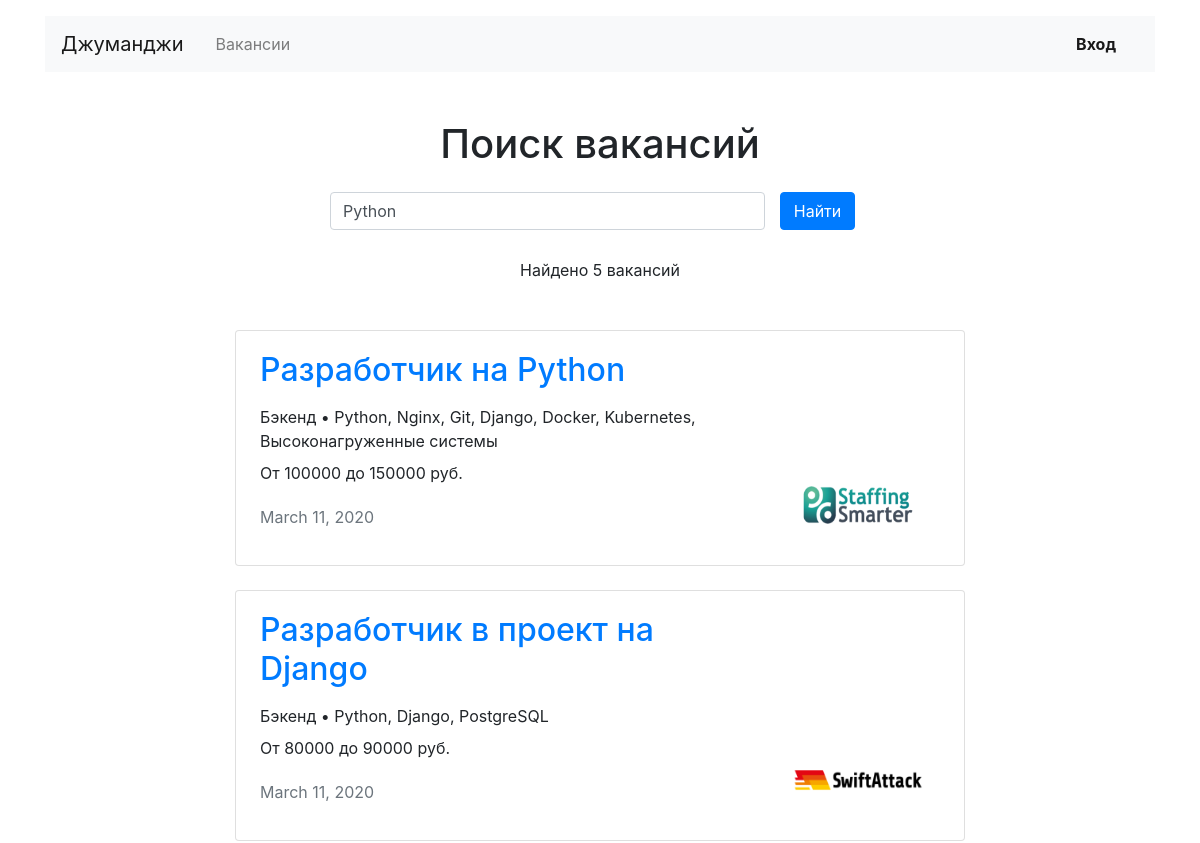
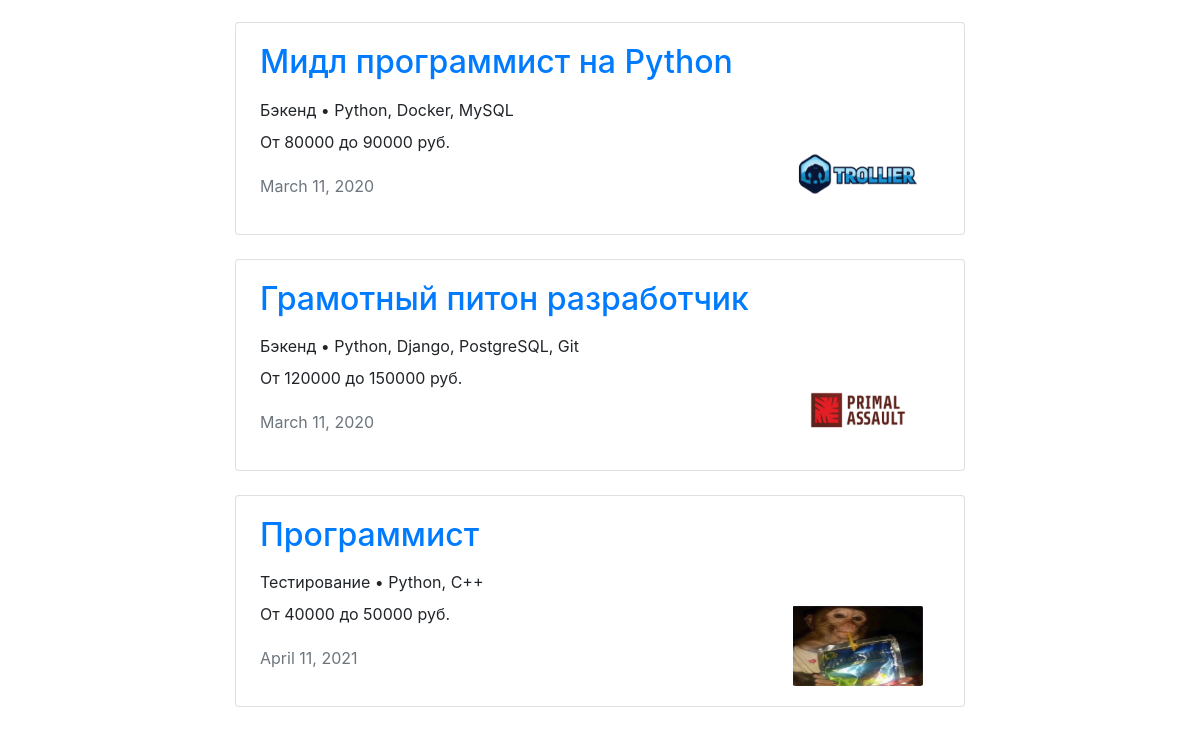
/search?s=Python, run on an earlier commit of the app's database (2 pictures, top to bottom).
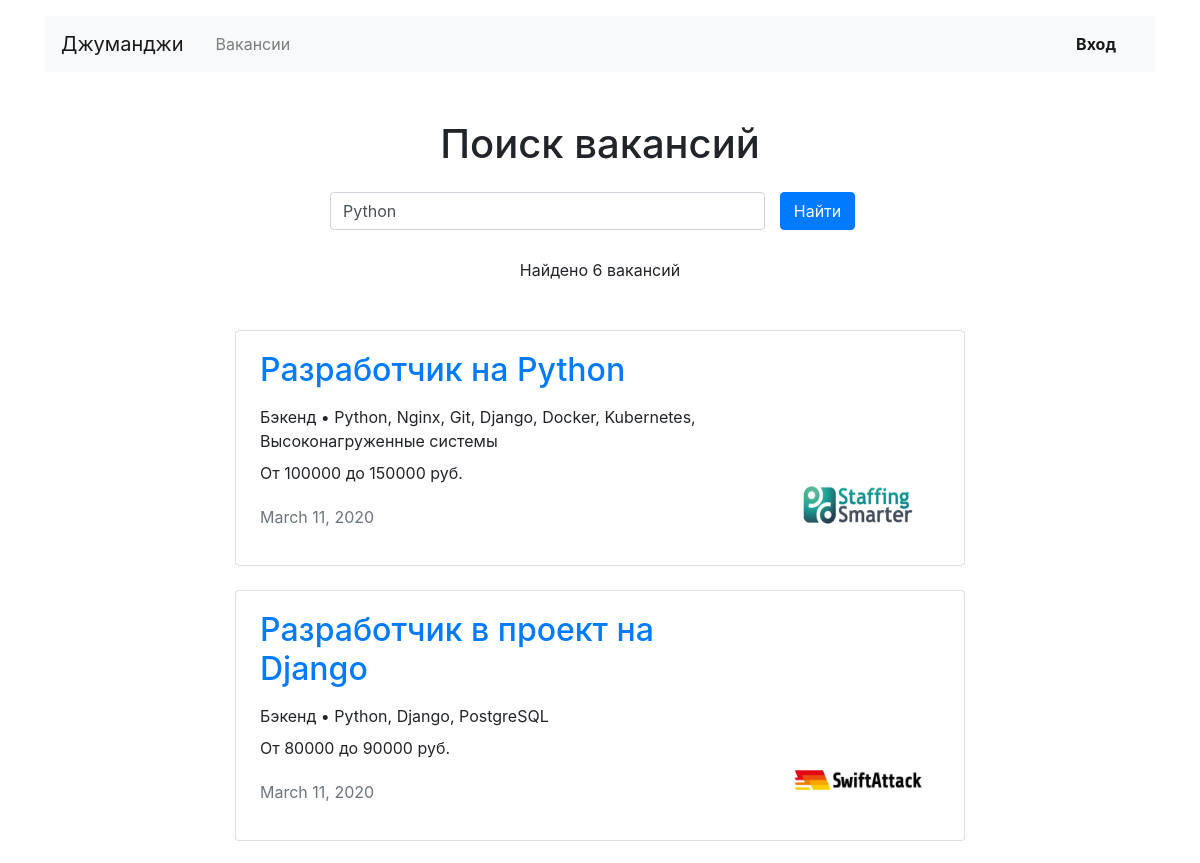
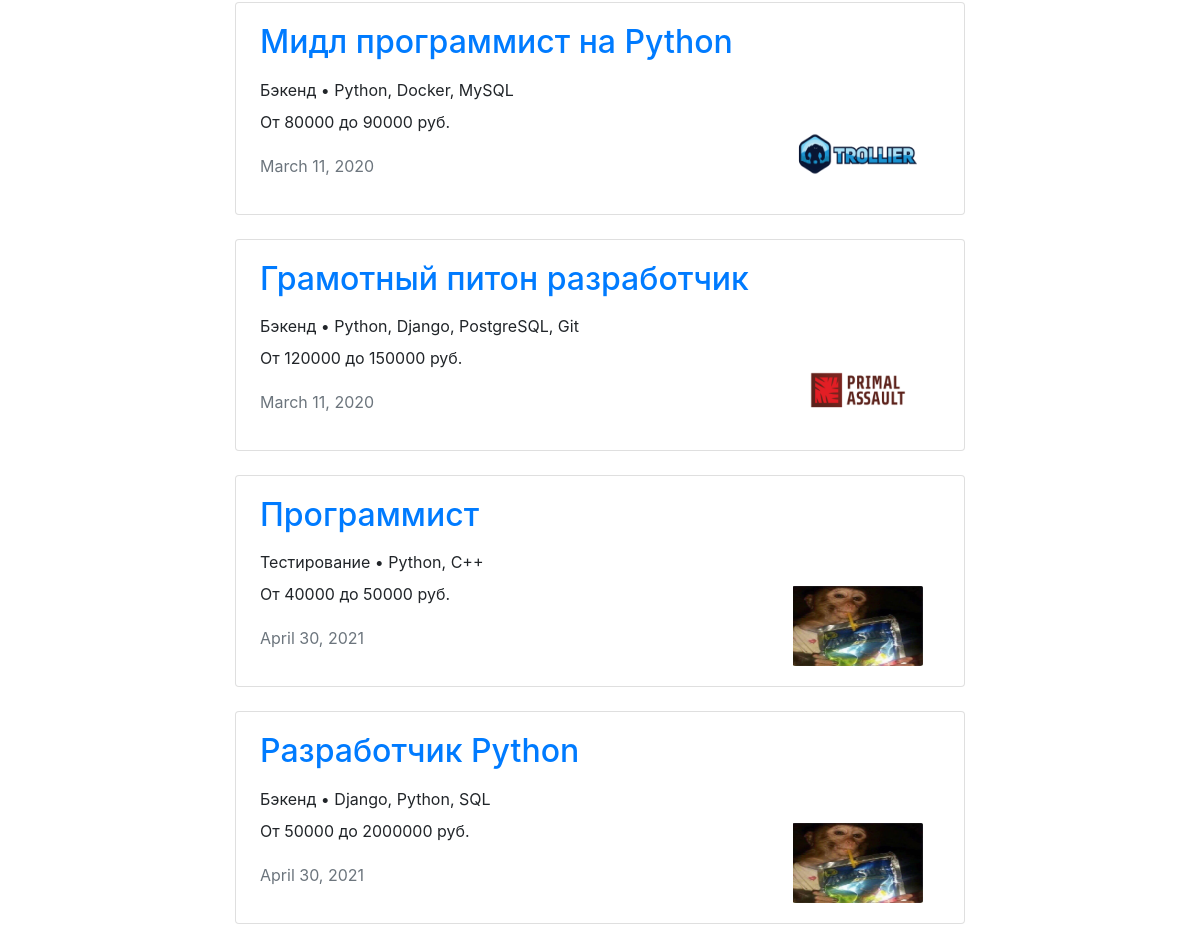
And on a later commit of the database (2 pictures, top to bottom).
### job_app/models.py (models this page shows, shortened)
class Vacancy(models.Model):
    title = models.CharField(max_length=120)
    specialty = models.ForeignKey(Specialty, on_delete=models.CASCADE, related_name="vacancies")
    company = models.ForeignKey(Company, on_delete=models.CASCADE, related_name="vacancies")
    skills = models.TextField()
    description = models.TextField()
    salary_min = models.IntegerField()
    salary_max = models.IntegerField()
    published_at = models.DateField(auto_now=True)

class Specialty(models.Model):
    code = models.CharField(max_length=32)
    title = models.CharField(max_length=120)
    picture = models.ImageField(
                                upload_to='MEDIA_SPECIALITY_IMAGE_DIR',
                                height_field='height_field',
                                width_field='width_field',
                                default='100x60.gif',
                                )
    height_field = models.PositiveIntegerField(default=60)
    width_field = models.PositiveIntegerField(default=100)

class Company(models.Model):
    name = models.CharField(max_length=120)
    location = models.CharField(max_length=120)
    logo = models.ImageField(
                             upload_to='MEDIA_COMPANY_IMAGE_DIR',
                             height_field='height_field',
                             width_field='width_field',
                             default='100x60.gif',
                             blank=True,
                             )
    height_field = models.PositiveIntegerField(default=60, null=True)
    width_field = models.PositiveIntegerField(default=100, null=True)
    description = models.TextField()
    employee_count = models.IntegerField()
    owner = models.ForeignKey(User, on_delete=models.CASCADE, related_name='user', null=True, blank=True)

### job_app/views.py (the view)
# urls.py: path('search', SearchView.as_view(), name='search'),
class SearchView(ListView):
    model = Vacancy
    template_name = "week4/search.html"
    def get_queryset(self):
        request = self.request.GET.get('s')
        return Vacancy.objects.filter(
            Q(title__icontains=request) | Q(description__icontains=request) | Q(skills__icontains=request),
        )

### job_app/templates/week4/search.html
{% extends 'week3/base.html' %}
{% block container %}
    <main class="container mt-3">
        <section>
            <h1 class="h1 text-center mt-5 mb-4">Поиск вакансий</h1>
            <div class="row">
                <div class="col-12 col-md-8 col-lg-6 offset-lg-3 offset-md-2">
                    <form class="form-inline sm-form mr-auto mb-4">
                        <div class="form-group col-8 col-md-10 pl-0">
                            <input class="form-control w-100" name="s" type="search" placeholder="Поиск" aria-label="Поиск" value="{{ request.GET.s }}">
                        </div>
                        <div class="form-group col-4 col-md-2 pl-0">
                            <button class="btn btn-primary w-100" type="submit">Найти</button>
                        </div>
                    </form>
                </div>
            </div>
            <p class="text-center pt-1">Найдено {{ object_list.count }} вакансий</p>
            <div class="row mt-5">
                <div class="col-12 col-lg-8 offset-lg-2 m-auto">
                    {% for vacancy in object_list %}
                        <div class="card mb-4">
                            <div class="card-body px-4">
                                <div class="row">
                                    <div class="col-12 col-md-8 col-lg-9">
                                        <a href="{% url 'vacancy' vacancy.id %}"><h2
                                                class="h2 pb-2">{{ vacancy.title }}</h2></a>
                                        <p class="mb-2">{% if spec %} {{ spec.title }} {% else %}
                                            {{ vacancy.specialty.title }} {% endif %}• {{ vacancy.skills }}</p>
                                        <p>От {{ vacancy.salary_min }} до {{ vacancy.salary_max }} руб.</p>
                                        <p class="text-muted pt-1">{{ vacancy.published_at }}</p>
                                    </div>
                                    <div class="col-12 col-md-4 col-lg-3 d-flex align-items-end">
                                        <a href="{% url 'company' vacancy.company.id %}"><img
                                                src="{{ vacancy.company.logo.url }}" width="130" height="80"
                                                alt=""></a>
                                    </div>
                                </div>
                            </div>
                        </div>
                    {% endfor %}
                </div>
            </div>
        </section>
    </main>
{% endblock %}

What changed in the data, as far as the page shows it:
changed Vacancy "Программист": published_at "April 11, 2021" → "April 30, 2021"
added Vacancy: title "Разработчик Python", specialty "Бэкенд", skills "Django, Python, SQL", salary_min "50000", salary_max "2000000", published_at "April 30, 2021", company.logo (picture)
Also different on the page:
{{ object_list.count }}: "5" → "6"
